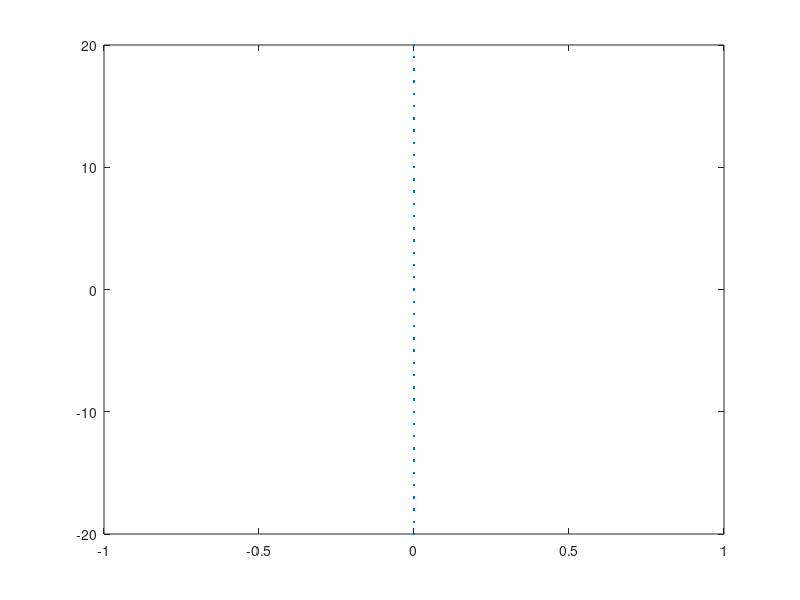
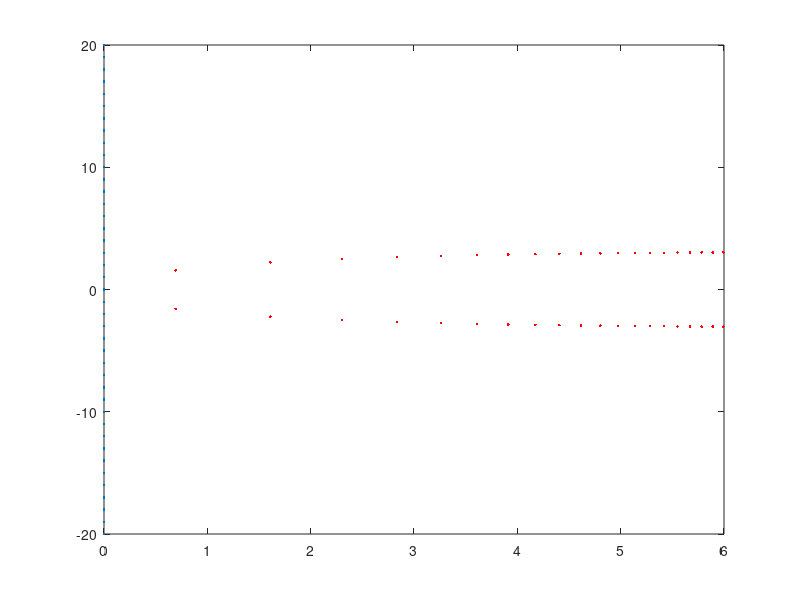
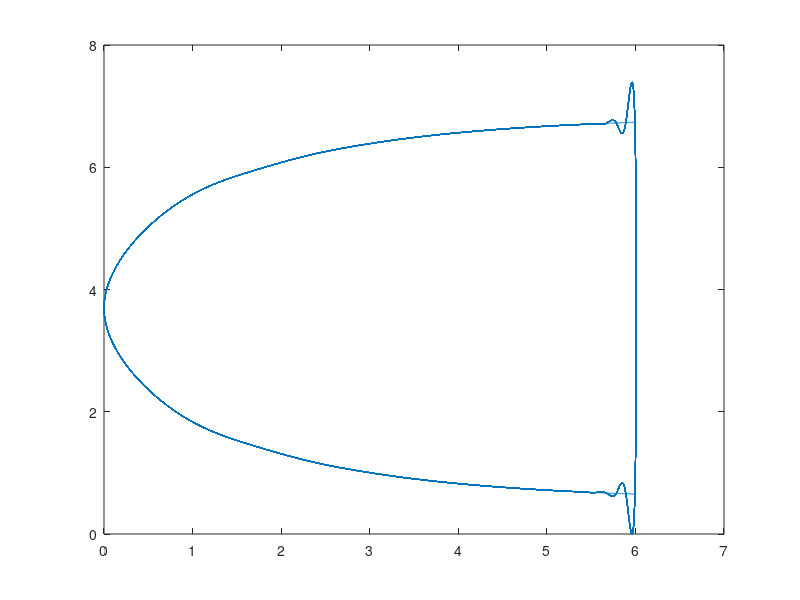

The MATLAB script that drew these images, in order:
clear; close all; clc;
[x,y]=meshgrid(-20:20); xx=x(:);
x=0*x(:);y=y(:);
figure; plot(x,y,'.')
a=1;
r = sqrt(a^2+x.^2+y.^2);
theta=atan(y./(x.^2+a.^2));
u=log(r);
v=atan(y);
% u=log(sec(v));; v=theta;
% v=
A=2;
figure; plot(A*u,A*v,'.r'); 
hold on; plot(x,y,'.')
t=1:length(u);
f1=spline(t,A*u,1:0.05:length(u));
f2=spline(t,A*v,1:0.05:length(u));
 f2=f2- min(f2);
figure();
plot(f1,f2)